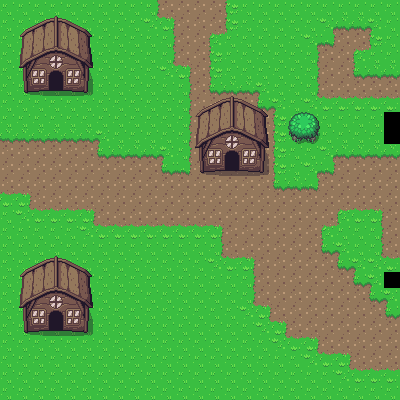

Tiled map render using the project's own tile images. Description and the whole map definition, tile-layer contents included, below:
An orthogonal 25x25 tile map with 16x16 px tiles, 3 tile layers (Слой тайлов 1, Слой тайлов 2, Слой тайлов 3) and 4 objects.

<map version="1.2" tiledversion="1.3.3" orientation="orthogonal" renderorder="left-down" width="25" height="25" tilewidth="16" tileheight="16" infinite="0" nextlayerid="10" nextobjectid="9">
 <tileset firstgid="1" source="ZeldaLike/Assets/TiledMaps/Overworld.tsx" />
 <layer id="1" name="Слой тайлов 1" width="25" height="25">
  <data encoding="csv">
1,1,1,1,1,1,1,1,1,1201,1202,1202,1202,1202,1203,1,1,1,1,1,1,1,1,1,1,
1,1,1,1,1,1,1,1,1,1241,1282,1202,1202,1202,1203,1,1,1,1,1,1161,1162,1162,1163,1,
1,1,1,1,1,1,1,1,1,1,1201,1202,1202,1281,1243,1,1,1,1,1161,1322,1202,1202,1203,1,
1,1,1,1,1,1,1,1,1,1,1201,1202,1202,1203,1,1,1,1,1,1201,1202,1202,1281,1243,1,
1,1,1,1,1,1,1,1,1,1,1241,1282,1202,1203,1,1,1,1,1,1201,1202,1202,1321,1162,1162,
1,1,1,1,1,1,1,1,1,1,1,1201,1202,1321,1162,1162,1163,1,1,1201,1202,1202,1202,1202,1202,
1,1,1,1,1,1,1,1,1,1,1,1201,1202,1202,1202,1202,1321,1163,1,1241,1242,1242,1242,1242,1242,
1,1,1,1,1,1,1,1,1,1,1,1201,1202,1202,1202,1202,1202,1203,1,1,1,1,1,1,0,
1162,1162,1162,1162,1162,1162,1163,1,1,1,1,1201,1202,1202,1202,1202,1202,1203,1,1,1,1,1,1,0,
1202,1202,1202,1202,1202,1202,1321,1162,1162,1162,1163,1201,1202,1202,1202,1202,1202,1203,1,1,1161,1162,1162,1162,1162,
1202,1202,1202,1202,1202,1202,1202,1202,1202,1202,1321,1322,1202,1202,1202,1202,1202,1203,1,1161,1322,1202,1202,1202,1202,
1202,1202,1202,1202,1202,1202,1202,1202,1202,1202,1202,1202,1202,1202,1202,1202,1202,1321,1162,1322,1202,1202,1202,1202,1202,
1242,1282,1202,1202,1202,1202,1202,1202,1202,1202,1202,1202,1202,1202,1202,1202,1202,1202,1202,1202,1202,1202,1202,1202,1202,
1,1241,1242,1242,1242,1282,1202,1202,1202,1202,1202,1202,1202,1202,1202,1202,1202,1202,1202,1202,1202,1281,1242,1282,1202,
1,1,1,1,1,1241,1242,1242,1242,1242,1242,1242,1242,1282,1202,1202,1202,1202,1202,1202,1281,1243,1,1201,1202,
1,1,1,1,1,1,1,1,1,1,1,1,1,1201,1202,1202,1202,1202,1202,1202,1321,1163,1,1201,1202,
1,1,1,1,1,1,1,1,1,1,1,1,1,1241,1242,1282,1202,1202,1202,1202,1202,1321,1163,1241,1242,
1,1,1,1,1,1,1,1,1,1,1,1,1,1,1,1201,1202,1202,1202,1202,1202,1202,1321,1163,0,
1,1,1,1,1,1,1,1,1,1,1,1,1,1,1,1201,1202,1202,1202,1202,1202,1202,1202,1321,1163,
1,1,1,1,1,1,1,1,1,1,1,1,1,1,1,1241,1282,1202,1202,1202,1202,1202,1202,1202,1321,
1,1,1,1,1,1,1,1,1,1,1,1,1,1,1,1,1241,1282,1202,1202,1202,1202,1202,1202,1202,
1,1,1,1,1,1,1,1,1,1,1,1,1,1,1,1,1,1241,1242,1282,1202,1202,1202,1202,1202,
1,1,1,1,1,1,1,1,1,1,1,1,1,1,1,1,1,1,1,1241,1242,1282,1202,1202,1202,
1,1,1,1,1,1,1,1,1,1,1,1,1,1,1,1,1,1,1,1,1,1241,1242,1242,1242,
1,1,1,1,1,1,1,1,1,1,1,1,1,1,1,1,1,1,1,1,1,1,1,1,1
</data>
 </layer>
 <layer id="6" name="Слой тайлов 2" width="25" height="25">
  <data encoding="csv">
0,0,0,0,0,0,0,0,0,0,0,0,0,0,0,0,0,0,0,0,0,0,0,0,0,
0,1,1,1,1,1,0,0,0,0,0,0,0,0,0,0,0,0,0,0,0,0,0,0,0,
0,1,1,1,1,1,0,0,0,0,0,0,0,0,0,0,0,0,0,0,0,0,0,0,0,
0,1,1,1,1,1,0,0,0,0,0,0,0,0,0,0,0,0,0,0,0,0,0,0,0,
0,127,128,129,130,131,0,0,0,0,0,0,0,0,0,0,0,0,0,0,0,0,0,0,0,
0,167,168,169,170,171,0,0,0,0,0,0,0,0,0,0,0,0,0,0,0,0,0,0,0,
0,0,0,0,0,0,0,0,0,0,0,0,1202,1202,1202,1202,1321,0,0,0,0,0,0,0,0,
0,0,0,0,0,0,0,0,0,0,0,0,1202,1202,1202,1202,1202,0,0,0,0,0,0,0,0,
0,0,0,0,0,0,0,0,0,0,0,0,1202,1202,1202,1202,1202,0,0,0,0,0,0,0,0,
0,0,0,0,0,0,0,0,0,0,0,0,127,128,129,130,131,0,0,0,0,0,0,0,0,
0,0,0,0,0,0,0,0,0,0,0,0,167,168,169,170,171,0,0,0,0,0,0,0,0,
0,0,0,0,0,0,0,0,0,0,0,0,0,0,0,0,0,0,0,0,0,0,0,0,0,
0,0,0,0,0,0,0,0,0,0,0,0,0,0,0,0,0,0,0,0,0,0,0,0,0,
0,0,0,0,0,0,0,0,0,0,0,0,0,0,0,0,0,0,0,0,0,0,0,0,0,
0,0,0,0,0,0,0,0,0,0,0,0,0,0,0,0,0,0,0,0,0,0,0,0,0,
0,0,0,0,0,0,0,0,0,0,0,0,0,0,0,0,0,0,0,0,0,0,0,0,0,
0,1,1,1,1,1,1,1,0,0,0,0,0,0,0,0,0,0,0,0,0,0,0,0,0,
0,1,1,1,1,1,1,1,0,0,0,0,0,0,0,0,0,0,0,0,0,0,0,0,0,
0,1,1,1,1,1,1,0,0,0,0,0,0,0,0,0,0,0,0,0,0,0,0,0,0,
0,127,128,129,130,131,0,0,0,0,0,0,0,0,0,0,0,0,0,0,0,0,0,0,0,
0,167,168,169,170,171,0,0,0,0,0,0,0,0,0,0,0,0,0,0,0,0,0,0,0,
0,0,0,0,0,0,0,0,0,0,0,0,0,0,0,0,0,0,0,0,0,0,0,0,0,
0,0,0,0,0,0,0,0,0,0,0,0,0,0,0,0,0,0,0,0,0,0,0,0,0,
0,0,0,0,0,0,0,0,0,0,0,0,0,0,0,0,0,0,0,0,0,0,0,0,0,
0,0,0,0,0,0,0,0,0,0,0,0,0,0,0,0,0,0,0,0,0,0,0,0,0
</data>
 </layer>
 <layer id="8" name="Слой тайлов 3" width="25" height="25">
  <data encoding="csv">
0,0,0,0,0,0,0,0,0,0,0,0,0,0,0,0,0,0,0,0,0,0,0,0,0,
0,7,8,9,10,11,0,0,0,0,0,0,0,0,0,0,0,0,0,0,0,0,0,0,0,
0,47,48,49,50,51,0,0,0,0,0,0,0,0,0,0,0,0,0,0,0,0,0,0,0,
0,87,88,89,90,91,0,0,0,0,0,0,0,0,0,0,0,0,0,0,0,0,0,0,0,
0,0,0,0,0,0,0,0,0,0,0,0,0,0,0,0,0,0,0,0,0,0,0,0,0,
0,0,0,0,0,0,0,0,0,0,0,0,0,0,0,0,0,0,0,0,0,0,0,0,0,
0,0,0,0,0,0,0,0,0,0,0,0,7,8,9,10,11,0,0,0,0,0,0,0,0,
0,0,0,0,0,0,0,0,0,0,0,0,47,48,49,50,51,0,646,647,0,0,0,0,0,
0,0,0,0,0,0,0,0,0,0,0,0,87,88,89,90,91,0,686,687,0,0,0,0,0,
0,0,0,0,0,0,0,0,0,0,0,0,0,0,0,0,0,0,0,0,0,0,0,0,0,
0,0,0,0,0,0,0,0,0,0,0,0,0,0,0,0,0,0,0,0,0,0,0,0,0,
0,0,0,0,0,0,0,0,0,0,0,0,0,0,0,0,0,0,0,0,0,0,0,0,0,
0,0,0,0,0,0,0,0,0,0,0,0,0,0,0,0,0,0,0,0,0,0,0,0,0,
0,0,0,0,0,0,0,0,0,0,0,0,0,0,0,0,0,0,0,0,0,0,0,0,0,
0,0,0,0,0,0,0,0,0,0,0,0,0,0,0,0,0,0,0,0,0,0,0,0,0,
0,0,0,0,0,0,0,0,0,0,0,0,0,0,0,0,0,0,0,0,0,0,0,0,0,
0,7,8,9,10,11,0,0,0,0,0,0,0,0,0,0,0,0,0,0,0,0,0,0,0,
0,47,48,49,50,51,0,0,0,0,0,0,0,0,0,0,0,0,0,0,0,0,0,0,0,
0,87,88,89,90,91,0,0,0,0,0,0,0,0,0,0,0,0,0,0,0,0,0,0,0,
0,0,0,0,0,0,0,0,0,0,0,0,0,0,0,0,0,0,0,0,0,0,0,0,0,
0,0,0,0,0,0,0,0,0,0,0,0,0,0,0,0,0,0,0,0,0,0,0,0,0,
0,0,0,0,0,0,0,0,0,0,0,0,0,0,0,0,0,0,0,0,0,0,0,0,0,
0,0,0,0,0,0,0,0,0,0,0,0,0,0,0,0,0,0,0,0,0,0,0,0,0,
0,0,0,0,0,0,0,0,0,0,0,0,0,0,0,0,0,0,0,0,0,0,0,0,0,
0,0,0,0,0,0,0,0,0,0,0,0,0,0,0,0,0,0,0,0,0,0,0,0,0
</data>
 </layer>
 <objectgroup id="9" name="Слой объектов 1">
  <object id="5" x="22" y="57" width="64" height="34" />
  <object id="6" x="198" y="129" width="66" height="43" />
  <object id="7" x="24" y="290" width="63" height="40" />
  <object id="8" x="288" y="109" width="31" height="30" />
 </objectgroup>
</map>
